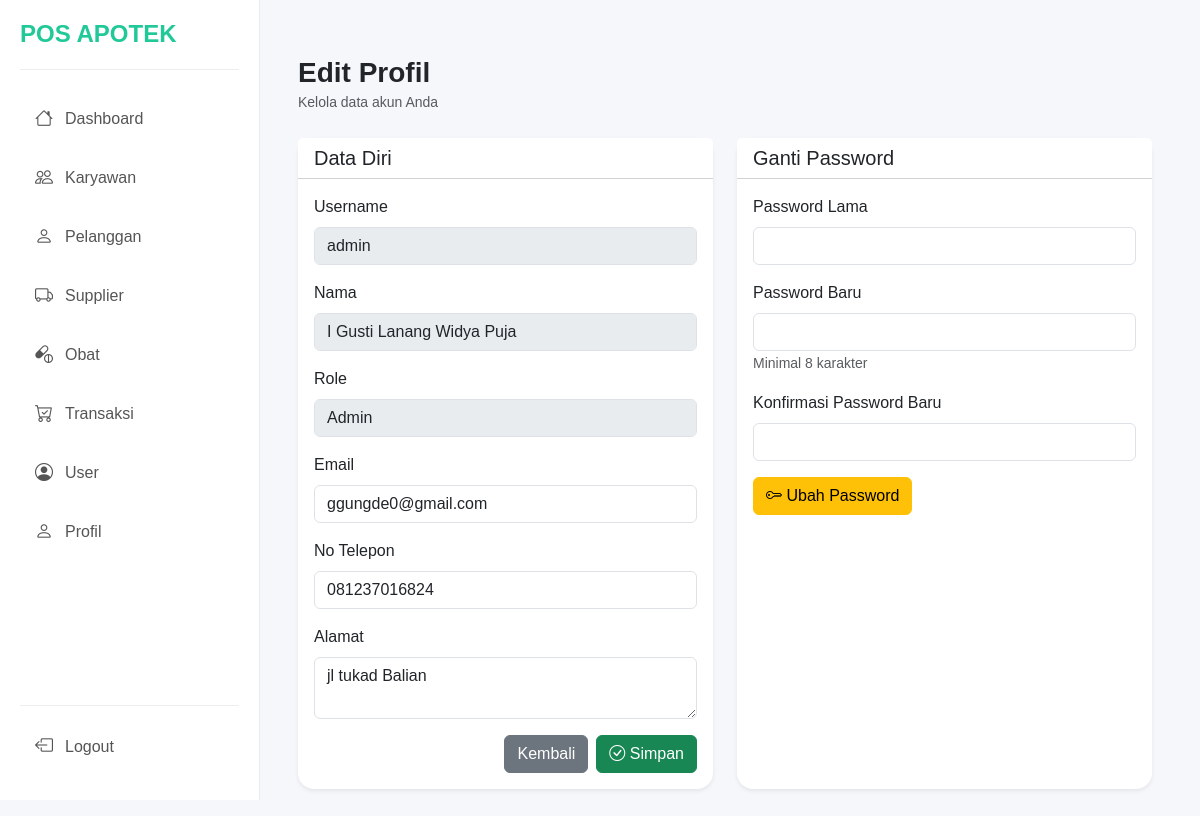
Screenshot of /page/dashboard.php?page=edit_profil (signed in) with the database file from the repository.
### tables this page shows
CREATE TABLE `user` (
  `username` varchar(55) NOT NULL,
  `password` varchar(65) NOT NULL,
  `role` varchar(20) NOT NULL,
  `id_karyawan` char(8) NOT NULL
);

CREATE TABLE `karyawan` (
  `id_karyawan` char(8) NOT NULL,
  `nama_karyawan` varchar(55) NOT NULL,
  `email` varchar(55) NOT NULL,
  `no_telepon` varchar(15) NOT NULL,
  `alamat` varchar(55) NOT NULL
);

### config/Database.php (called while the page is built, shortened)
<?php
class Database {
    private $conn;
    private function connect() {
        $host = "localhost";
        $user = "root";
        $pass = "";
        $db   = "pos_apotek";
        $this->conn = new mysqli($host, $user, $pass, $db);
    }
    public function getConnection() {
        return $this->conn;
    }
}
?>

### class/user.php (called while the page is built, shortened)
<?php
require_once '../config/Database.php';
class User {
    private $table = "user";
    private $conn;
    public function __construct() {
        $this->db = new Database();
        $this->conn = $this->db->getConnection();
    }
 public function getProfilById($id_karyawan) {
    $query = "SELECT * FROM $this->table
              INNER JOIN karyawan USING (id_karyawan)
              WHERE id_karyawan = ?";
    $stmt = $this->conn->prepare($query);
    $stmt->bind_param("s", $id_karyawan);
    $stmt->execute();
    $result = $stmt->get_result()->fetch_assoc();
    return $result;
}
}
?>

### page/profil/edit_profil.php (the view, shortened to what this page needs)
<?php
require_once '../class/user.php';
$userModel = new User();
$id_karyawan = $_SESSION['id_karyawan'];
$profil = $userModel->getProfilById($id_karyawan);
?>
<div class="container-fluid p-4">
    <div class="mb-4">
        <h3 class="fw-bold mb-0">Edit Profil</h3>
        <small class="text-muted">Kelola data akun Anda</small>
    </div>
    <div class="row">
        <div class="col-md-6 mb-4">
            <div class="card shadow-sm border-0 rounded-4 h-100">
                <div class="card-header bg-white">
                    <h5 class="mb-0">Data Diri</h5>
                </div>
                <div class="card-body">
                    <form action="dashboard.php?page=edit_profil" method="POST">
                        <div class="mb-3">
                            <label class="form-label">Username</label>
                            <input type="text" class="form-control"
                                value="<?= htmlspecialchars($profil['username']); ?>" disabled>
                        </div>
                        <div class="mb-3">
                            <label class="form-label">Nama</label>
                            <input type="text" class="form-control"
                                value="<?= htmlspecialchars($profil['nama_karyawan']); ?>" disabled>
                        </div>
                        <div class="mb-3">
                            <label class="form-label">Role</label>
                            <input type="text" class="form-control" value="<?= htmlspecialchars($profil['role']); ?>"
                                disabled>
                        </div>
                        <div class="mb-3">
                            <label class="form-label">Email</label>
                            <input type="email" name="email" class="form-control"
                                value="<?= htmlspecialchars($profil['email']); ?>" required>
                        </div>
                        <div class="mb-3">
                            <label class="form-label">No Telepon</label>
                            <input type="text" name="no_telepon" class="form-control"
                                value="<?= htmlspecialchars($profil['no_telepon']); ?>" required>
                        </div>
                        <div class="mb-3">
                            <label class="form-label">Alamat</label>
                            <textarea name="alamat" class="form-control"
                                required><?= htmlspecialchars($profil['alamat']); ?></textarea>
                        </div>
                        <div class="d-flex justify-content-end gap-2">
                            <a href="?page=profil" class="btn btn-secondary">
                                Kembali
                            </a>
                            <button type="submit" name="update_profil" class="btn btn-success">
                                <i class="bi bi-check-circle"></i> Simpan
                            </button>
                        </div>
                    </form>
                </div>
            </div>
        </div>
        <div class="col-md-6 mb-4">
            <div class="card shadow-sm border-0 rounded-4 h-100">
                <div class="card-header bg-white">
                    <h5 class="mb-0">Ganti Password</h5>
                </div>
                <div class="card-body">
                    <form action="dashboard.php?page=edit_profil" method="POST">
                        <div class="mb-3">
                            <label class="form-label">Password Lama</label>
                            <input type="password" name="password_lama" class="form-control" required>
                        </div>
                        <div class="mb-3">
                            <label class="form-label">Password Baru</label>
                            <input type="password" name="password_baru" class="form-control" minlength="8" required>
                            <small class="text-muted">Minimal 8 karakter</small>
                        </div>
                        <div class="mb-3">
                            <label class="form-label">Konfirmasi Password Baru</label>
                            <input type="password" name="konfirmasi_password" class="form-control" minlength="8"
                                required>
                        </div>
                        <button type="submit" name="update_password" class="btn btn-warning">
                            <i class="bi bi-key"></i> Ubah Password
                        </button>
                    </form>
                </div>
            </div>
        </div>
    </div>
</div>

### css/style.css (style rules this page uses)
body { background:#f5f7fb; margin:0; font-family:Arial, Helvetica, sans-serif; }
a { text-decoration: none; color: black; }

### rows the page displays
user: username "admin", id_karyawan.nama_karyawan "I Gusti Lanang Widya Puja", role "Admin", email "ggungde0@gmail.com", no_telepon "081237016824", alamat "jl tukad Balian"
